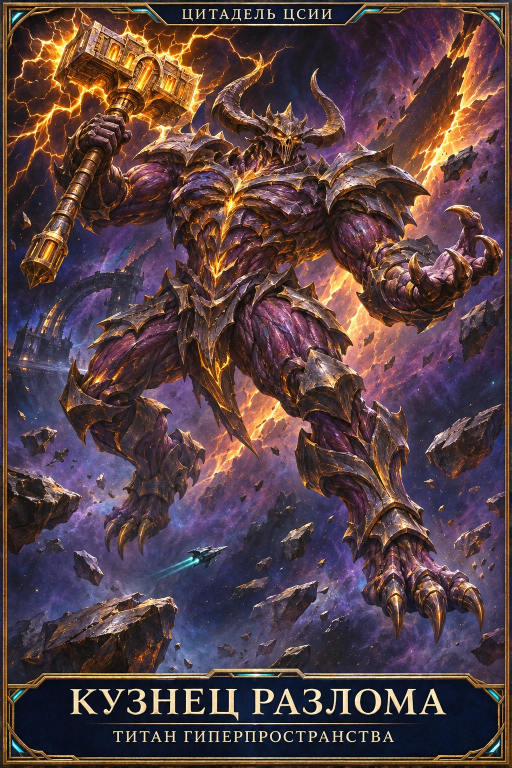
#> input picture assets/collection2170/hammer.webp, 1024 x 1536 px (shown at 1/2 size); its folder holds only this picture in this run
$ python build-image-thumbs-2172.py
#> lines starting #> are read from the running program, lines starting #| are printed output that depends on the picture
#!/usr/bin/env python3
"""Build gallery previews; preserve all full-size artwork and comic atlases."""
from pathlib import Path
import hashlib
import json
from PIL import Image

root = Path(__file__).resolve().parent.parent
entries = []
for folder in ('collection2170', 'comics2170'):
    directory = root / 'assets' / folder
    (directory / 'thumbs').mkdir(exist_ok=True)
    for source in sorted(directory.glob('*.webp')):
        target = directory / 'thumbs' / source.name
        with Image.open(source) as image:
#> image is the input picture: PIL image 1024x1536 RGB; mean R, G, B 87.4, 64.6, 68.3
            image.thumbnail((320, 480), Image.Resampling.LANCZOS)
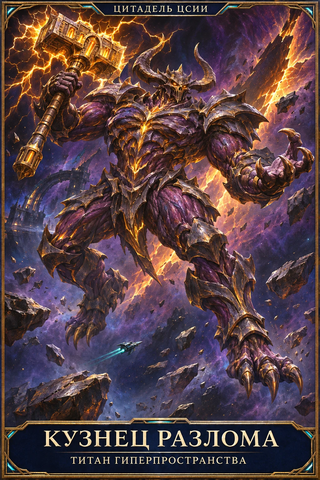
#> image: PIL image 320x480 RGB; mean R, G, B 87.4, 64.6, 68.3
            image.save(target, 'WEBP', quality=84, method=6)
            dimensions = list(image.size)
#> dimensions = [320, 480]
        entries.append(dict(source=str(source.relative_to(root)), preview=str(target.relative_to(root)),
                            width=dimensions[0], height=dimensions[1], source_bytes=source.stat().st_size,
                            preview_bytes=target.stat().st_size, sha256=hashlib.sha256(target.read_bytes()).hexdigest()))
payload = dict(version='2.17.2', source_bytes=sum(x['source_bytes'] for x in entries),
               preview_bytes=sum(x['preview_bytes'] for x in entries), images=entries)
(root / 'assets' / 'image-previews2172.json').write_text(json.dumps(payload, indent=2) + '\n')
print(json.dumps({key: value for key, value in payload.items() if key != 'images'}))
#| {"version": "2.17.2", "source_bytes": 478296, "preview_bytes": 53028}
